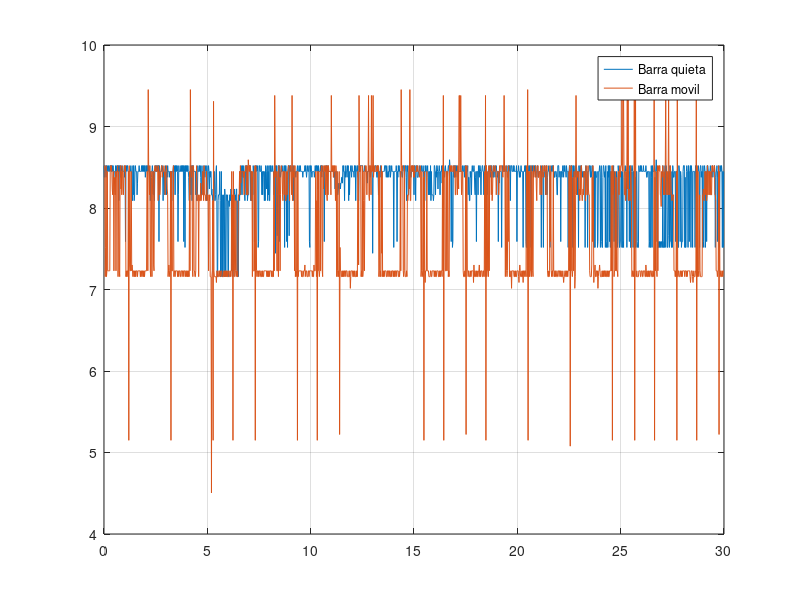
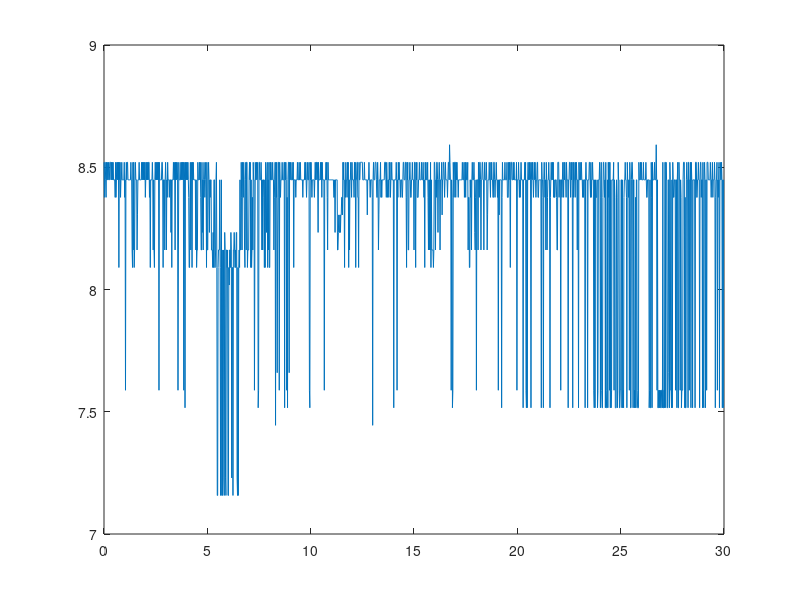

Recreate these plots in MATLAB, in order. (Note: this script raises an error after producing the figures.)
clear; clc; close all;
T_MAX = 30;
load('Barra_quieta.mat');
idx = t < T_MAX;
x_barra_quieta = x(idx);

load('Barra_movil.mat');
idx = t < T_MAX;
x_barra_movil = x(idx);

u_bq = mean(x_barra_quieta);
std_bq = std(x_barra_quieta);

u_bm = mean(x_barra_movil);
std_bm = std(x_barra_movil);

t = t(idx);

figure;
plot(t, x_barra_quieta);
hold on
plot(t, x_barra_movil);

grid();
legend('Barra quieta', 'Barra movil');

figure;
plot(t, x_barra_quieta);
hold on

yline(u_bq, '--', 'LineWidth', 2, 'DisplayName', '\mu');
yline(u_bq + std_bq, ':', 'LineWidth', 2, 'DisplayName', '\mu + \sigma');
yline(u_bq - std_bq, ':', 'LineWidth', 2, 'DisplayName', '\mu - \sigma');

ylim([5, 10]);
legend()
grid on;

figure;
plot(t, x_barra_movil);
hold on

yline(u_bm, '--', 'LineWidth', 2, 'DisplayName', '\mu');
yline(u_bm + std_bm, ':', 'LineWidth', 2, 'DisplayName', '\mu + \sigma');
yline(u_bm - std_bm, ':', 'LineWidth', 2, 'DisplayName', '\mu - \sigma');

ylim([5, 10]);
legend()
grid on;

%Conclusión: el movimiento de la barra afecta a las mediciones del
%ultrasónico
